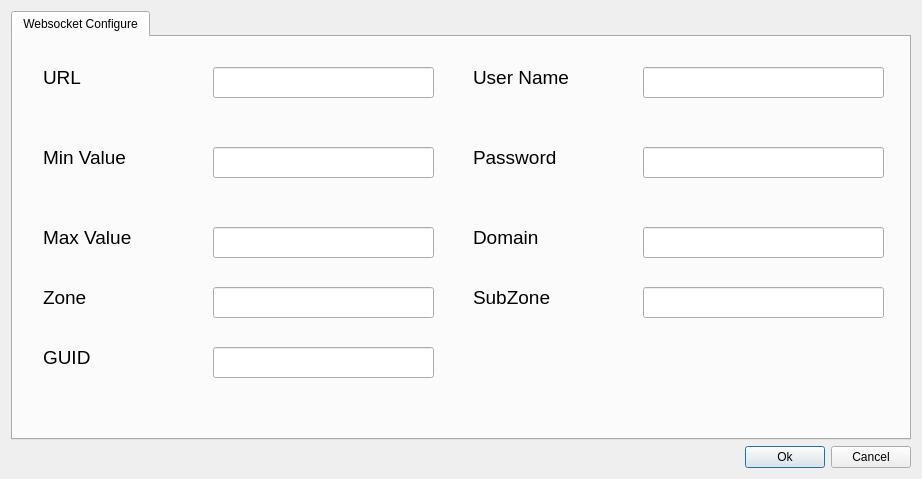
<?xml version="1.0" encoding="UTF-8"?>
<ui version="4.0">
 <class>WidgetWebsocketPacketVariableSwitch</class>
 <widget class="QDialog" name="WidgetWebsocketPacketVariableSwitch">
  <property name="geometry">
   <rect>
    <x>0</x>
    <y>0</y>
    <width>922</width>
    <height>479</height>
   </rect>
  </property>
  <property name="windowTitle">
   <string>Dialog</string>
  </property>
  <property name="windowIcon">
   <iconset resource="../../AutosResourceFile.qrc">
    <normaloff>:/Images/Images/fatbee_v2.ico</normaloff>:/Images/Images/fatbee_v2.ico</iconset>
  </property>
  <layout class="QVBoxLayout" name="verticalLayout">
   <item>
    <widget class="QTabWidget" name="WidgetWebsocketPacketVariableSwitchTabWidget">
     <property name="currentIndex">
      <number>0</number>
     </property>
     <widget class="QWidget" name="WebSocketConf">
      <attribute name="title">
       <string>Websocket Configure</string>
      </attribute>
      <widget class="QLineEdit" name="variableSwitchUsernameLineEdit">
       <property name="geometry">
        <rect>
         <x>630</x>
         <y>30</y>
         <width>241</width>
         <height>31</height>
        </rect>
       </property>
       <property name="text">
        <string/>
       </property>
      </widget>
      <widget class="QLineEdit" name="variableSwitchMaxLineEdit">
       <property name="geometry">
        <rect>
         <x>200</x>
         <y>190</y>
         <width>221</width>
         <height>31</height>
        </rect>
       </property>
      </widget>
      <widget class="QLabel" name="variableSwitchUsernameLabel">
       <property name="geometry">
        <rect>
         <x>460</x>
         <y>30</y>
         <width>101</width>
         <height>21</height>
        </rect>
       </property>
       <property name="font">
        <font>
         <pointsize>14</pointsize>
        </font>
       </property>
       <property name="text">
        <string>User Name</string>
       </property>
      </widget>
      <widget class="QLabel" name="variableSwitchMinLabel">
       <property name="geometry">
        <rect>
         <x>30</x>
         <y>190</y>
         <width>91</width>
         <height>21</height>
        </rect>
       </property>
       <property name="font">
        <font>
         <pointsize>14</pointsize>
        </font>
       </property>
       <property name="text">
        <string>Max Value</string>
       </property>
      </widget>
      <widget class="QLineEdit" name="variableSwitchSubZoneLineEdit">
       <property name="geometry">
        <rect>
         <x>630</x>
         <y>250</y>
         <width>241</width>
         <height>31</height>
        </rect>
       </property>
       <property name="text">
        <string/>
       </property>
      </widget>
      <widget class="QLabel" name="variableSwitchMaxLabel">
       <property name="geometry">
        <rect>
         <x>30</x>
         <y>110</y>
         <width>91</width>
         <height>21</height>
        </rect>
       </property>
       <property name="font">
        <font>
         <pointsize>14</pointsize>
        </font>
       </property>
       <property name="text">
        <string>Min Value</string>
       </property>
      </widget>
      <widget class="QLabel" name="variableSwitchUrlLabel">
       <property name="geometry">
        <rect>
         <x>30</x>
         <y>30</y>
         <width>41</width>
         <height>21</height>
        </rect>
       </property>
       <property name="font">
        <font>
         <pointsize>14</pointsize>
        </font>
       </property>
       <property name="text">
        <string>URL</string>
       </property>
      </widget>
      <widget class="QLabel" name="variableSwitchGuidLabel">
       <property name="geometry">
        <rect>
         <x>30</x>
         <y>310</y>
         <width>91</width>
         <height>21</height>
        </rect>
       </property>
       <property name="font">
        <font>
         <pointsize>14</pointsize>
        </font>
       </property>
       <property name="text">
        <string>GUID</string>
       </property>
      </widget>
      <widget class="QLineEdit" name="variableSwitchGuidLineEdit">
       <property name="geometry">
        <rect>
         <x>200</x>
         <y>310</y>
         <width>221</width>
         <height>31</height>
        </rect>
       </property>
      </widget>
      <widget class="QLineEdit" name="variableSwitchMinLineEdit">
       <property name="geometry">
        <rect>
         <x>200</x>
         <y>110</y>
         <width>221</width>
         <height>31</height>
        </rect>
       </property>
      </widget>
      <widget class="QLabel" name="variableSwitchSubZoneLabel">
       <property name="geometry">
        <rect>
         <x>460</x>
         <y>250</y>
         <width>91</width>
         <height>21</height>
        </rect>
       </property>
       <property name="font">
        <font>
         <pointsize>14</pointsize>
        </font>
       </property>
       <property name="text">
        <string>SubZone</string>
       </property>
      </widget>
      <widget class="QLineEdit" name="variableSwitchPasswordLineEdit">
       <property name="geometry">
        <rect>
         <x>630</x>
         <y>110</y>
         <width>241</width>
         <height>31</height>
        </rect>
       </property>
       <property name="text">
        <string/>
       </property>
      </widget>
      <widget class="QLabel" name="variableSwitchDomainLabel">
       <property name="geometry">
        <rect>
         <x>460</x>
         <y>190</y>
         <width>91</width>
         <height>21</height>
        </rect>
       </property>
       <property name="font">
        <font>
         <pointsize>14</pointsize>
        </font>
       </property>
       <property name="text">
        <string>Domain</string>
       </property>
      </widget>
      <widget class="QLineEdit" name="variableSwitchDomainLineEdit">
       <property name="geometry">
        <rect>
         <x>630</x>
         <y>190</y>
         <width>241</width>
         <height>31</height>
        </rect>
       </property>
       <property name="text">
        <string/>
       </property>
      </widget>
      <widget class="QLineEdit" name="variableSwitchUrlLineEdit">
       <property name="geometry">
        <rect>
         <x>200</x>
         <y>30</y>
         <width>221</width>
         <height>31</height>
        </rect>
       </property>
      </widget>
      <widget class="QLabel" name="variableSwitchZoneLabel">
       <property name="geometry">
        <rect>
         <x>30</x>
         <y>250</y>
         <width>91</width>
         <height>21</height>
        </rect>
       </property>
       <property name="font">
        <font>
         <pointsize>14</pointsize>
        </font>
       </property>
       <property name="text">
        <string>Zone</string>
       </property>
      </widget>
      <widget class="QLineEdit" name="variableSwitchZoneLineEdit">
       <property name="geometry">
        <rect>
         <x>200</x>
         <y>250</y>
         <width>221</width>
         <height>31</height>
        </rect>
       </property>
      </widget>
      <widget class="QLabel" name="variableSwitchPasswordLabel">
       <property name="geometry">
        <rect>
         <x>460</x>
         <y>110</y>
         <width>91</width>
         <height>21</height>
        </rect>
       </property>
       <property name="font">
        <font>
         <pointsize>14</pointsize>
        </font>
       </property>
       <property name="text">
        <string>Password</string>
       </property>
      </widget>
     </widget>
    </widget>
   </item>
   <item>
    <layout class="QHBoxLayout" name="horizontalLayout">
     <item>
      <spacer name="horizontalSpacer">
       <property name="orientation">
        <enum>Qt::Horizontal</enum>
       </property>
       <property name="sizeHint" stdset="0">
        <size>
         <width>40</width>
         <height>20</height>
        </size>
       </property>
      </spacer>
     </item>
     <item>
      <widget class="QPushButton" name="OkvariableSwitchPushButton">
       <property name="text">
        <string>Ok</string>
       </property>
      </widget>
     </item>
     <item>
      <widget class="QPushButton" name="CancelvariableSwitchPushButton">
       <property name="text">
        <string>Cancel</string>
       </property>
      </widget>
     </item>
    </layout>
   </item>
  </layout>
 </widget>
 <tabstops>
  <tabstop>WidgetWebsocketPacketVariableSwitchTabWidget</tabstop>
  <tabstop>OkvariableSwitchPushButton</tabstop>
  <tabstop>CancelvariableSwitchPushButton</tabstop>
 </tabstops>
 <resources>
  <include location="../../AutosResourceFile.qrc"/>
 </resources>
 <connections/>
</ui>
